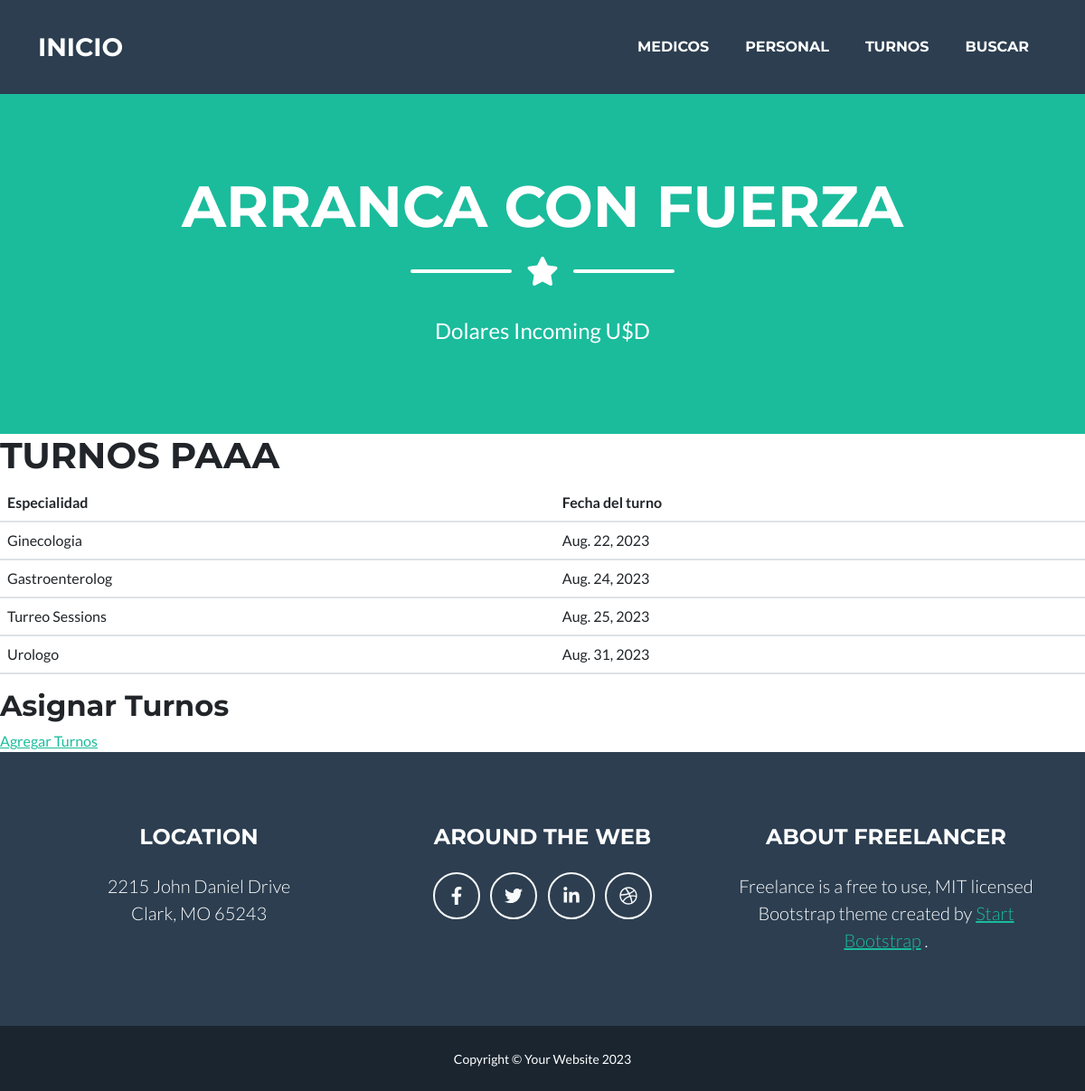
The page /turnos/ on the database its author committed.
### medicos/models.py (models this page shows, shortened)
class Turnos(models.Model):
    especialidad = models.CharField(max_length=15)
    turno = models.DateField()
    class Meta:
        verbose_name = "Turno"
        verbose_name_plural = "Turnos"
        ordering = ['turno']

### medicos/views.py (the view)
# urls.py: path('turnos/', turnos, name= "turnos"),
def turnos(request):
    test1 = {'fechas': Turnos.objects.all()}
    return render(request, "medicos/turnos.html", test1)

### medicos/templates/medicos/turnos.html
{% extends 'medicos/base.html' %}
{% load static %}
{% block contenido %}
    <h1>TURNOS PAAA</h1>
    <table class="table">
        <thead>
            <tr>
                <th>Especialidad</th>
                <th>Fecha del turno</th>
            </tr>
        </thead>
        <tbody>
            {% for t in fechas %}
            <tr>
                <td>{{ t.especialidad }}</td>
                <td>{{ t.turno }}</td>
            </tr>
            {% endfor %}
        </tbody>
    </table>
    <h2>Asignar Turnos</h2>
    <a href="{% url 'agregar_turno' %}">Agregar Turnos</a>
{% endblock contenido %}

### rows shown on the page
Turnos: especialidad "Ginecologia", turno "Aug. 22, 2023"
Turnos: especialidad "Gastroenterolog", turno "Aug. 24, 2023"
Turnos: especialidad "Turreo Sessions", turno "Aug. 25, 2023"
Turnos: especialidad "Urologo", turno "Aug. 31, 2023"
